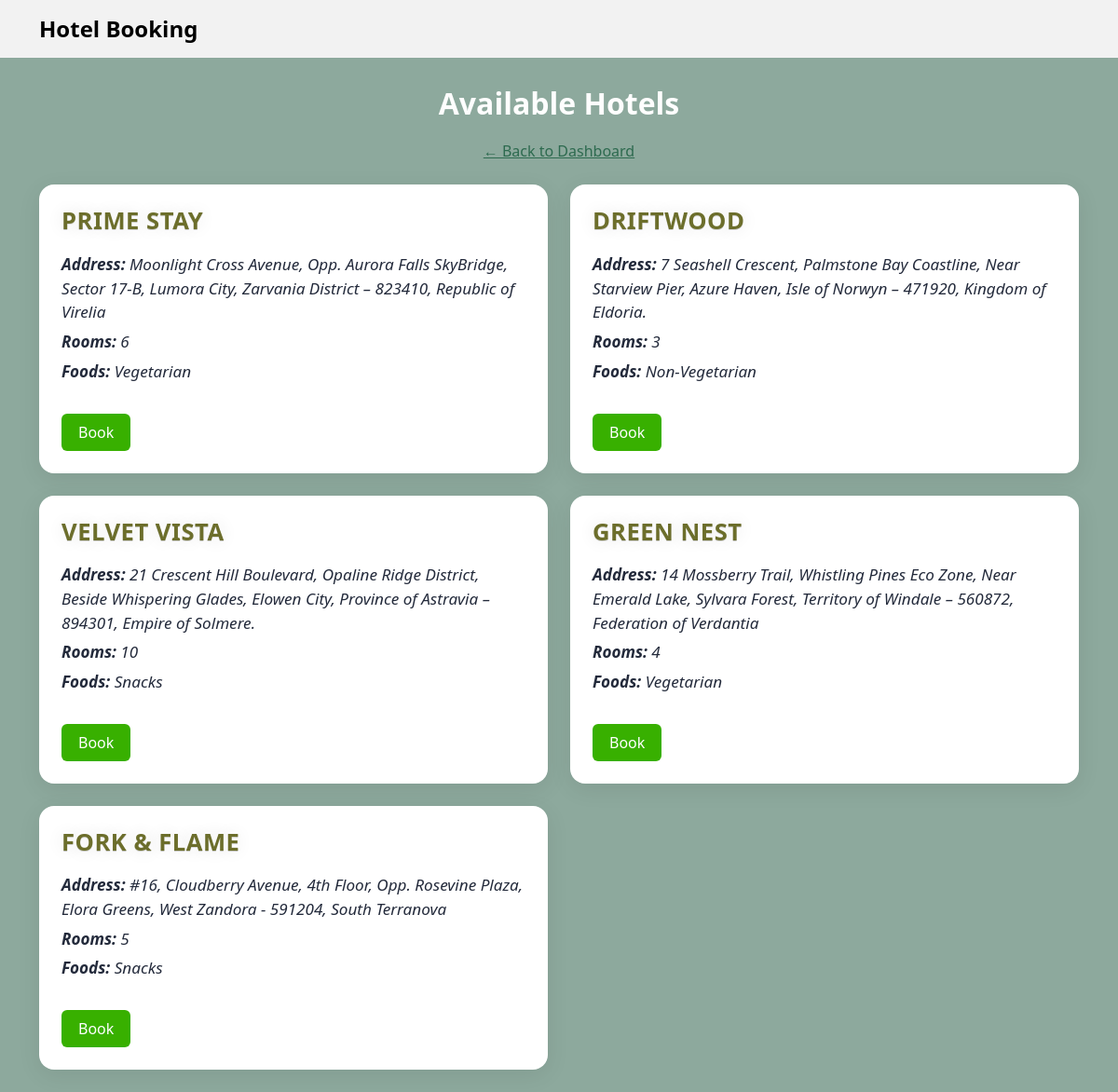
Screenshot of /hotels with the database file from the repository.
### tables this page shows
CREATE TABLE hotels (
            id INTEGER PRIMARY KEY,
            staff_id INTEGER,
            hotel_name TEXT,
            address TEXT,
            number_of_rooms INTEGER,
            food_options TEXT,
            phone_number TEXT,
            staff_email TEXT,
            hotel_image_path TEXT,  -- Add this line to store the image filename or path
            FOREIGN KEY(staff_id) REFERENCES users(id)
        );

### app.py (the view)
@app.route('/hotels')
def hotels():
    db = get_db()
    hotels = db.execute("SELECT * FROM hotels").fetchall()
    return render_template('hotel_list.html', hotels=hotels)

### app.py (called while the page is built)
def get_db():
    conn = sqlite3.connect(DATABASE)
    conn.row_factory = sqlite3.Row
    return conn

### templates/hotel_list.html (shortened to what this page needs)
<!DOCTYPE html>
<html lang="en">
<head>
  <link href="https://cdn.jsdelivr.net/npm/bootstrap@5.3.0/dist/css/bootstrap.min.css" rel="stylesheet">
</head>
<body>
  <nav class="navbar navbar-expand-lg">
    <div class="container">
      <a class="navbar-brand" href="#">Hotel Booking</a>
    </div>
  </nav>
  <h2 class="section-heading">Available Hotels</h2>
  <a class="back-link" href="/guest/dashboard">&larr; Back to Dashboard</a>
  <div class="container my-4">
    <div class="row row-cols-1 row-cols-md-2 g-4">
      {% for hotel in hotels %}
      <div class="col">
        <div class="hotel-card">
          <h5 class="text-success">{{ hotel.hotel_name }}</h5>
          <p><strong>Address:</strong> {{ hotel.address }}</p>
          <p><strong>Rooms:</strong> {{ hotel.number_of_rooms }}</p>
          <p><strong>Foods:</strong>
            {% if hotel.food_options %}
              {{ hotel.food_options }}
            {% else %}
              <span class="text-muted">Not Available</span>
            {% endif %}
          </p>
          <a href="/book/{{ hotel.id }}" class="btn-book">Book</a>
        </div>
      </div>
      {% else %}
        <p class="no-hotels">No hotels available.</p>
      {% endfor %}
    </div>
  </div>
</body>
</html>

### templates/hotel_list.html (style rules this page uses)
body { background-color: #8DA99D; font-family: 'Segoe UI', sans-serif; }
.navbar { background-color: #f2f2f2; }
.navbar-brand { color: #000000; font-weight: bold; font-size: 24px; }
.section-heading { text-align: center; color: #fefefe; font-size: 32px; font-weight: 700; margin-top: 30px; margin-bottom: 20px; }
.hotel-card { background: #ffffff; border-radius: 16px; padding: 24px; box-shadow: 0 6px 24px rgba(0, 0, 0, 0.08); transition: transform 0.3s; height: 100%; }
.btn-book { background: #38b000; color: white; border: none; padding: 8px 18px; border-radius: 6px; font-weight: 500; text-decoration: none; margin-top: 32px !important; display: inline-block; }
.back-link { display: block; text-align: center; margin: 20px auto; color: #2d6a4f; font-weight: 500; text-decoration: underline; }
h5.text-success { color: #6c6e2b !important; margin-bottom: 18px; font-family: 'Segoe UI', 'Arial', sans-serif; font-weight: 600; font-size: 1.6rem; letter-spacing: 0.5px; text-shadow: 0 0 8px #fff, 0 0 18px #e0e0e0, 0 1px 0 #b9b9b9; }
.hotel-card p { font-family: 'Segoe UI', Arial, sans-serif; font-size: 1.07rem; font-style: italic; font-weight: 400; color: #232a3b; line-height: 1.5; margin-bottom: 6px; }
.hotel-card p:last-of-type { margin-bottom: 0; }

### rows the page displays
hotels: hotel_name "PRIME STAY", address "Moonlight Cross Avenue, Opp. Aurora Falls SkyBridge, Sector 17-B, Lumora City, Zarvania District – 823410, Republic of Virelia", number_of_rooms "6", food_options "Vegetarian"
hotels: hotel_name "DRIFTWOOD", address "7 Seashell Crescent, Palmstone Bay Coastline, Near Starview Pier, Azure Haven, Isle of Norwyn – 471920, Kingdom of Eldoria.", number_of_rooms "3", food_options "Non-Vegetarian"
hotels: hotel_name "VELVET VISTA", address "21 Crescent Hill Boulevard, Opaline Ridge District, Beside Whispering Glades, Elowen City, Province of Astravia – 894301, Empire of Solmere.", number_of_rooms "10", food_options "Snacks"
hotels: hotel_name "GREEN NEST", address "14 Mossberry Trail, Whistling Pines Eco Zone, Near Emerald Lake, Sylvara Forest, Territory of Windale – 560872, Federation of Verdantia", number_of_rooms "4", food_options "Vegetarian"
hotels: hotel_name "FORK & FLAME", address "#16, Cloudberry Avenue, 4th Floor, Opp. Rosevine Plaza, Elora Greens, West Zandora - 591204, South Terranova", number_of_rooms "5", food_options "Snacks"
